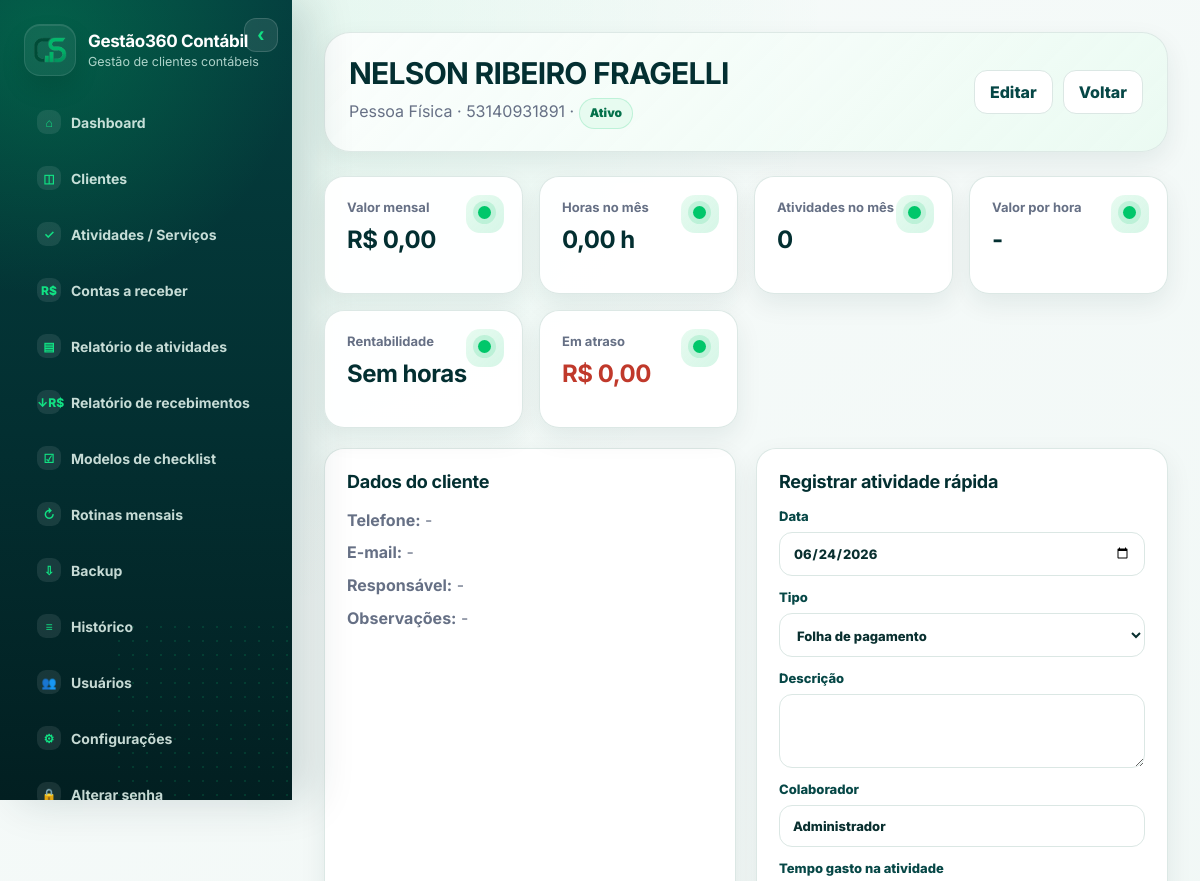
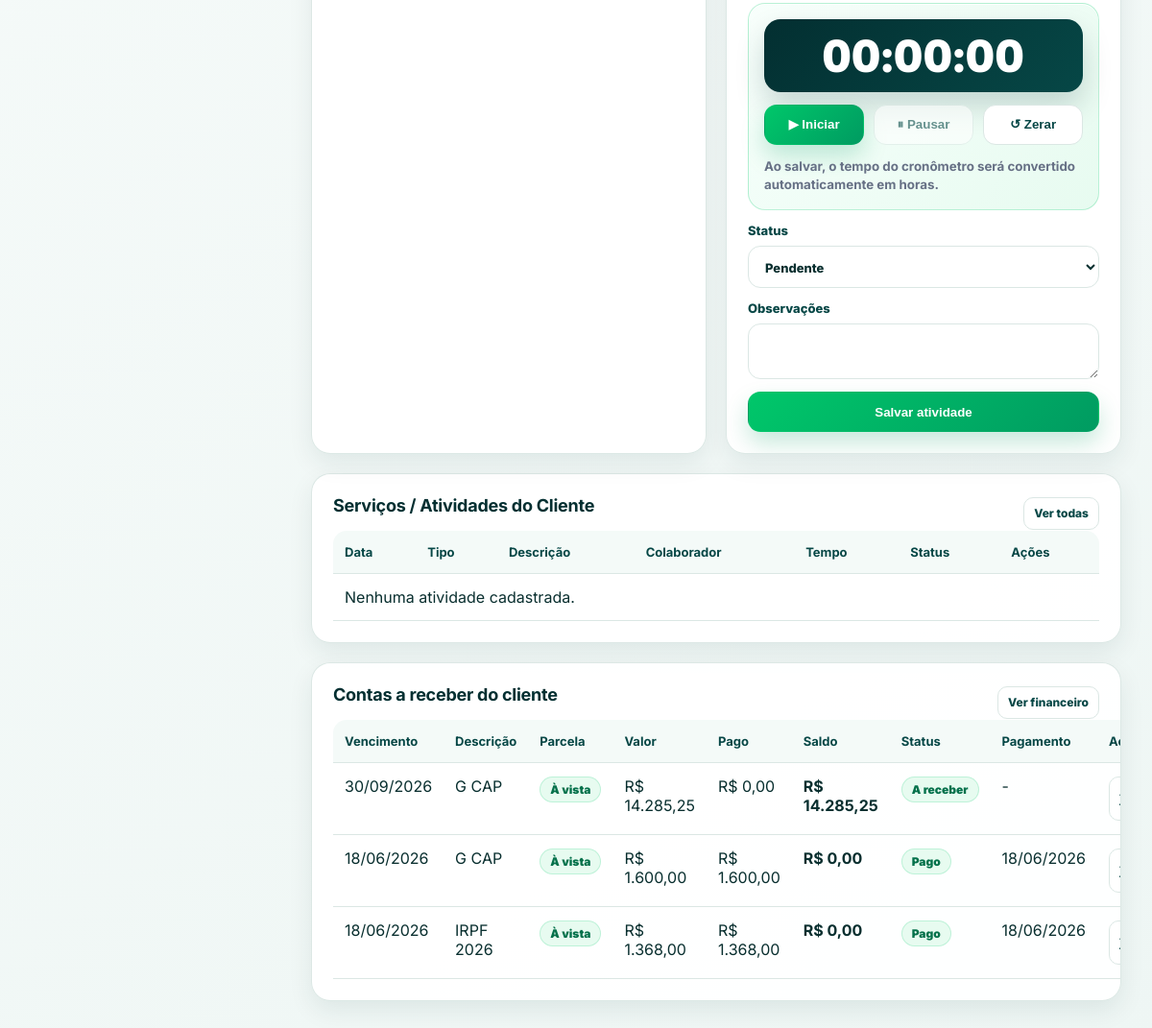
The app's page /clientes/2 (signed in) with its own data (2 pictures, top to bottom).
### tables this page shows
CREATE TABLE clients (
                id INTEGER PRIMARY KEY AUTOINCREMENT,
                name TEXT NOT NULL,
                document TEXT,
                client_type TEXT,
                phone TEXT,
                email TEXT,
                responsible TEXT,
                monthly_fee REAL NOT NULL DEFAULT 0,
                status TEXT NOT NULL DEFAULT 'Ativo',
                notes TEXT,
                created_at TEXT NOT NULL DEFAULT CURRENT_TIMESTAMP
            );

CREATE TABLE receivables (
                id INTEGER PRIMARY KEY AUTOINCREMENT,
                client_id INTEGER NOT NULL,
                description TEXT NOT NULL,
                amount REAL NOT NULL DEFAULT 0,
                due_date TEXT NOT NULL,
                payment_date TEXT,
                status TEXT NOT NULL DEFAULT 'A receber',
                payment_method TEXT,
                notes TEXT,
                created_at TEXT NOT NULL DEFAULT CURRENT_TIMESTAMP, installment_number INTEGER NOT NULL DEFAULT 1, installment_total INTEGER NOT NULL DEFAULT 1, receivable_group_id TEXT, paid_amount REAL NOT NULL DEFAULT 0, cancelled_at TEXT, cancelled_by TEXT, updated_at TEXT,
                FOREIGN KEY(client_id) REFERENCES clients(id) ON DELETE CASCADE
            );

### app.py (the view)
@app.route("/clientes/<int:client_id>")
@login_required
def client_detail(client_id):
    client = query_one("SELECT * FROM clients WHERE id = ?", (client_id,))
    if not client:
        flash("Cliente não encontrado.", "error")
        return redirect(url_for("clients"))
    month = request.args.get("month") or current_month()
    start, end = month_range(month)
    activities = query_all(
        "SELECT * FROM activities WHERE client_id = ? ORDER BY activity_date DESC, id DESC LIMIT 200", (client_id,)
    )
    monthly_hours = query_one(
        "SELECT COALESCE(SUM(time_spent), 0) AS total FROM activities WHERE client_id = ? AND activity_date >= ? AND activity_date < ?",
        (client_id, start, end),
    )["total"]
    activity_count = query_one(
        "SELECT COUNT(*) AS total FROM activities WHERE client_id = ? AND activity_date >= ? AND activity_date < ?",
        (client_id, start, end),
    )["total"]
    receivables = []
    received = overdue = to_receive = 0
    if can_view_financial():
        receivables = query_all("SELECT * FROM receivables WHERE client_id = ? ORDER BY due_date DESC, id DESC LIMIT 100", (client_id,))
        received = query_one(
            """
            SELECT COALESCE(SUM(p.amount), 0) AS total
            FROM receivable_payments p
            JOIN receivables r ON r.id = p.receivable_id
            WHERE r.client_id = ? AND p.payment_date >= ? AND p.payment_date < ?
            """,
            (client_id, start, end),
        )["total"]
        for r in receivables:
            remaining = receivable_remaining_amount(r)
            if is_receivable_overdue(r):
                overdue += remaining
            if computed_receivable_status(r) != "Cancelado" and remaining > 0:
                to_receive += remaining
    value_per_hour = None if float(monthly_hours or 0) <= 0 else float(client["monthly_fee"] or 0) / float(monthly_hours or 0)
    return render_template(
        "client_detail.html", client=client, month=month, activities=activities,
        monthly_hours=monthly_hours, activity_count=activity_count, receivables=receivables,
        received=received, overdue=overdue, to_receive=to_receive, value_per_hour=value_per_hour,
        rentability=rentability_label(value_per_hour), service_types=SERVICE_TYPES, activity_statuses=ACTIVITY_STATUS,
        receivable_statuses=RECEIVABLE_STATUS, payment_methods=PAYMENT_METHODS,
        today=date.today().isoformat(), computed_receivable_status=computed_receivable_status,
        receivable_paid_amount=receivable_paid_amount, receivable_remaining_amount=receivable_remaining_amount,
        can_receive_payment=can_receive_payment, has_receivable_payment=has_receivable_payment
    )

### app.py (called while the page is built, shortened)
def using_remote_database():
    return bool(TURSO_DATABASE_URL)

def get_db():
    os.makedirs(RUNTIME_DIR, exist_ok=True)
    conn = sqlite3.connect(DB_PATH)
    conn.row_factory = sqlite3.Row
    conn.execute("PRAGMA foreign_keys = ON")
    return conn

def query_all(sql, params=()):
    with get_db() as conn:
        return conn.execute(sql, params).fetchall()

def query_one(sql, params=()):
    with get_db() as conn:
        return conn.execute(sql, params).fetchone()

def money(value):
    try:
        value = float(value or 0)
    except (TypeError, ValueError):
        value = 0
    formatted = f"{value:,.2f}".replace(",", "X").replace(".", ",").replace("X", ".")
    return f"R$ {formatted}"

def hours(value):
    try:
        value = float(value or 0)
    except (TypeError, ValueError):
        value = 0
    return f"{value:.2f} h".replace(".", ",")

def current_month():
    return date.today().strftime("%Y-%m")

def can_view_financial():
    if session.get("role") == "Administrador":
        return True
    hidden = query_one("SELECT value FROM settings WHERE key = 'hide_financial_for_collab'")
    return not (hidden and hidden["value"] == "1")

def login_required(fn):
    @wraps(fn)
    def wrapper(*args, **kwargs):
        if not session.get("user_id"):
            return redirect(url_for("login"))
        return fn(*args, **kwargs)
    return wrapper

def month_range(month):
    if not month:
        month = current_month()
    start = month + "-01"
    year, mon = map(int, month.split("-"))
    if mon == 12:
        end = f"{year + 1}-01-01"
    else:
        end = f"{year}-{mon + 1:02d}-01"
    return start, end

def row_get(row, key, default=None):
    try:
        return row[key]
    except (KeyError, IndexError, TypeError):
        return default

def receivable_base_amount(row):
    try:
        return float(row_get(row, "amount", 0) or 0)
    except (TypeError, ValueError):
        return 0.0

def receivable_paid_amount(row):
    try:
        paid = float(row_get(row, "paid_amount", 0) or 0)
    except (TypeError, ValueError):
        paid = 0.0
    if paid <= 0 and row_get(row, "status") == "Pago":
        paid = receivable_base_amount(row)
    amount = receivable_base_amount(row)
    if amount > 0:
        paid = min(paid, amount)
    return max(paid, 0.0)

def receivable_remaining_amount(row):
    if row_get(row, "status") == "Cancelado":
        return 0.0
    return max(receivable_base_amount(row) - receivable_paid_amount(row), 0.0)

### templates/client_detail.html (shortened to what this page needs)
{% extends "base.html" %}
{% block content %}
<div class="page-header">
    <div>
        <h1>{{ client.name }}</h1>
        <p>{{ client.client_type or '-' }} · {{ client.document or 'Sem CPF/CNPJ' }} · <span class="badge">{{ client.status }}</span></p>
    </div>
    <div class="actions-row">
        {% if session.get('role') == 'Administrador' %}<a class="btn" href="{{ url_for('client_edit', client_id=client.id) }}">Editar</a>{% endif %}
        <a class="btn" href="{{ url_for('clients') }}">Voltar</a>
    </div>
</div>
<section class="cards">
    {% if can_view_financial %}<div class="card metric"><span>Valor mensal</span><strong>{{ money(client.monthly_fee) }}</strong></div>{% endif %}
    <div class="card metric"><span>Horas no mês</span><strong>{{ hours(monthly_hours) }}</strong></div>
    <div class="card metric"><span>Atividades no mês</span><strong>{{ activity_count }}</strong></div>
    {% if can_view_financial %}
    <div class="card metric"><span>Valor por hora</span><strong>{{ money(value_per_hour) if value_per_hour else '-' }}</strong></div>
    <div class="card metric"><span>Rentabilidade</span><strong>{{ rentability }}</strong></div>
    <div class="card metric danger"><span>Em atraso</span><strong>{{ money(overdue) }}</strong></div>
    {% endif %}
</section>
<div class="grid two">
    <section class="card">
        <h2>Dados do cliente</h2>
        <div class="detail-list">
            <p><strong>Telefone:</strong> {{ client.phone or '-' }}</p>
            <p><strong>E-mail:</strong> {{ client.email or '-' }}</p>
            <p><strong>Responsável:</strong> {{ client.responsible or '-' }}</p>
            <p><strong>Observações:</strong> {{ client.notes or '-' }}</p>
        </div>
    </section>
    <section class="card">
        <h2>Registrar atividade rápida</h2>
        <form method="post" action="{{ url_for('activities') }}" class="compact-form">
            <label>Data<input type="date" name="activity_date" value="{{ today }}" required></label>
            <label>Tipo<select name="service_type">{% for s in service_types %}<option>{{ s }}</option>{% endfor %}</select></label>
            <label>Descrição<textarea name="description" rows="3" required></textarea></label>
            <label>Colaborador<input name="collaborator" value="{{ session.get('name') }}"></label>
            <div class="timer-field">
                <span class="timer-label">Tempo gasto na atividade</span>
                <div class="timer-widget" data-initial-seconds="0">
                    <div class="timer-display" aria-live="polite">00:00:00</div>
                    <div class="timer-buttons">
                        <button class="btn primary timer-start" type="button">▶ Iniciar</button>
                        <button class="btn timer-pause" type="button" disabled>⏸ Pausar</button>
                        <button class="btn timer-reset" type="button">↺ Zerar</button>
                    </div>
                    <small>Ao salvar, o tempo do cronômetro será convertido automaticamente em horas.</small>
                </div>
            </div>
            <label>Status<select name="status">{% for s in activity_statuses %}<option>{{ s }}</option>{% endfor %}</select></label>
            <label>Observações<textarea name="notes" rows="2"></textarea></label>
            <button class="btn primary" type="submit">Salvar atividade</button>
        </form>
    </section>
</div>
<section class="card">
    <div class="section-title"><h2>Serviços / Atividades do Cliente</h2><a class="btn small" href="{{ url_for('activities', client_id=client.id) }}">Ver todas</a></div>
    <table>
        <thead><tr><th>Data</th><th>Tipo</th><th>Descrição</th><th>Colaborador</th><th>Tempo</th><th>Status</th><th>Ações</th></tr></thead>
        <tbody>
        {% for a in activities %}
        <tr><td>{{ a.activity_date|datebr }}</td><td>{{ a.service_type }}</td><td>{{ a.description }}</td><td>{{ a.collaborator or '-' }}</td><td>{{ hours(a.time_spent) }}</td><td><span class="badge">{{ a.status }}</span></td><td><a class="btn small" href="{{ url_for('activity_detail', activity_id=a.id) }}">Abrir ficha</a></td></tr>
        {% else %}<tr><td colspan="7">Nenhuma atividade cadastrada.</td></tr>{% endfor %}
        </tbody>
    </table>
</section>
{% if can_view_financial %}
<section class="card">
    <div class="section-title"><h2>Contas a receber do cliente</h2><a class="btn small" href="{{ url_for('receivables', client_id=client.id) }}">Ver financeiro</a></div>
    <table>
        <thead><tr><th>Vencimento</th><th>Descrição</th><th>Parcela</th><th>Valor</th><th>Pago</th><th>Saldo</th><th>Status</th><th>Pagamento</th><th>Ações</th></tr></thead>
        <tbody>
        {% for r in receivables %}
        <tr><td>{{ r.due_date|datebr }}</td><td>{{ r.description }}</td><td>{% if (r.installment_total or 1) > 1 %}<span class="badge">{{ r.installment_number }}/{{ r.installment_total }}</span>{% else %}<span class="badge">À vista</span>{% endif %}</td><td>{{ money(r.amount) }}</td><td>{{ money(receivable_paid_amount(r)) }}</td><td><strong>{{ money(receivable_remaining_amount(r)) }}</strong></td><td><span class="badge">{{ computed_receivable_status(r) }}</span></td><td>{{ r.payment_date|datebr }}</td><td><a class="btn small" href="{{ url_for('receivable_detail', receivable_id=r.id) }}">Abrir ficha</a></td></tr>
        {% else %}<tr><td colspan="9">Nenhuma cobrança cadastrada.</td></tr>{% endfor %}
        </tbody>
    </table>
</section>
{% endif %}
{% endblock %}

### records on screen
clients: name "NELSON RIBEIRO FRAGELLI", client_type "Pessoa Física", document "53140931891", status "Ativo", monthly_fee "R$ 0,00", phone "-", email "-", responsible "-", notes "-"
receivables: due_date "30/09/2026", description "G CAP", installment_total "À vista", amount "R$ 14.285,25", money "R$ 0,00", money "R$ 14.285,25", status "A receber", payment_date "-"
receivables: due_date "18/06/2026", description "G CAP", installment_total "À vista", amount "R$ 1.600,00", paid_amount "R$ 1.600,00", money "R$ 0,00", status "Pago", payment_date "18/06/2026"
receivables: due_date "18/06/2026", description "IRPF 2026", installment_total "À vista", amount "R$ 1.368,00", paid_amount "R$ 1.368,00", money "R$ 0,00", status "Pago", payment_date "18/06/2026"

### other values on screen
{{ app_name }} "Gestão360 Contábil"
{{ hours(monthly_hours) }} "0,00 h"
{{ activity_count }} "0"
{{ money(value_per_hour) if value_per_hour else '-' }} "-"
{{ rentability }} "Sem horas"
{{ money(overdue) }} "R$ 0,00"
form field service_type "Folha de pagamento"
form field status "Pendente"
